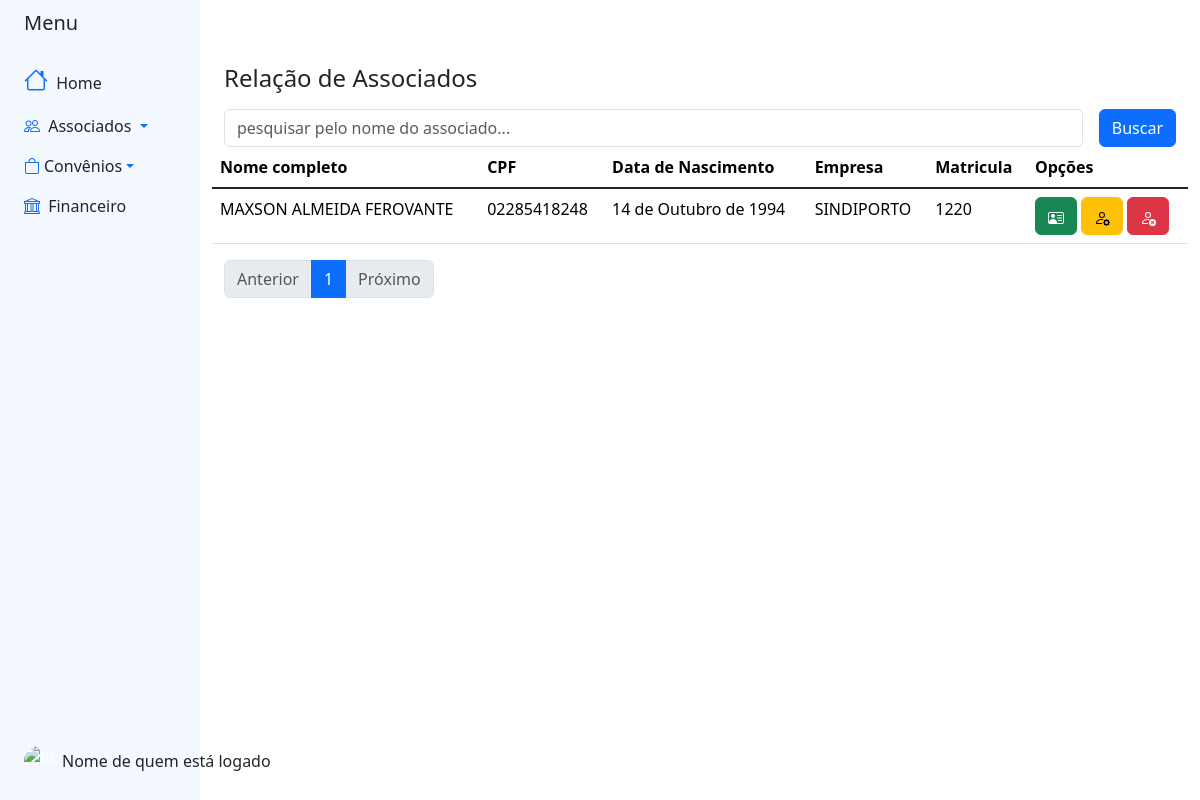
Page /associados/ (signed in) on the earlier database version.
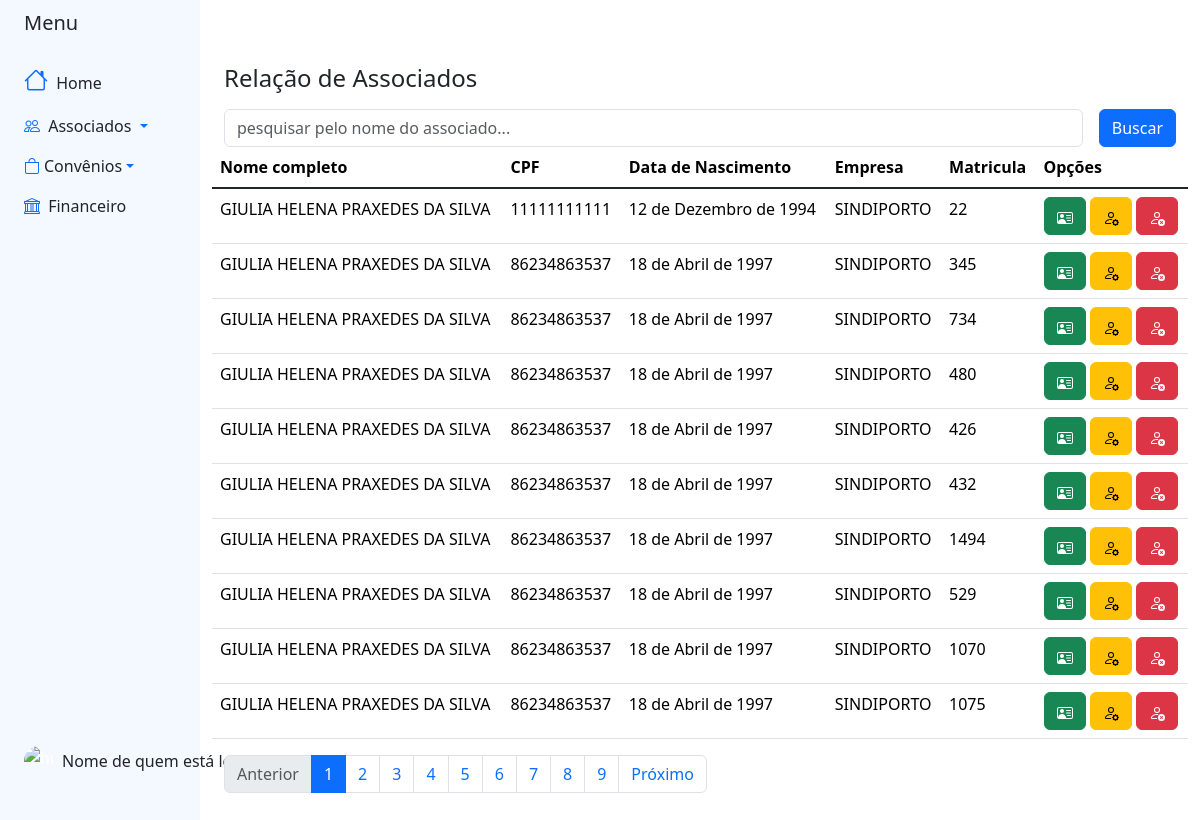
Same page on the later database version.
### blackpearl/associados/models.py (models this page shows, shortened)
class Base(models.Model):
    criado = models.DateField('Data de Criação', auto_now_add=True)
    modificado = models.DateField('Data de Atualização', auto_now_add=True)
    ativo = models.BooleanField('Ativo?', default=True)
    class Meta:
        abstract = True

class Associado(Base):
    nomecompleto = models.CharField('Nome Completo', max_length=300)
    dataNascimento = models.DateField('Data de Nascimento')
    sexo = models.CharField('Sexo', max_length=1, choices=SEXO_CHOICES)
    cpf = models.CharField('CPF', max_length=11)
    identidade = models.CharField('Identidade', max_length=20, default='')
    orgemissor = models.CharField('Órgão Emissor', max_length= 6, choices=ORGEMISSOR_CHOICES, default='')
    estadocivil = models.CharField('Estado Civil', max_length= 2, choices=ESTADOCIVIL_CHOICES, default='')
    dataAssociacao = models.DateField('Data de Associação')
    associacao = models.CharField('Associação', max_length=50, choices=ASSOCIACAO_CHOICES, default= '')
    matricula = models.IntegerField('Matricula', null=True)
    empresa  = models.ForeignKey(Empresa, on_delete=models.CASCADE, related_name='empresa')
    email = models.EmailField('e-mail')
    dddNumeroContato = models.CharField('DDD', max_length=2)
    numeroContato = models.CharField('Celular', max_length=9)
    slug = models.SlugField('Slug', max_length=100, blank=True, editable=False)
    cep = models.CharField('CEP', max_length=9)
    logradouro = models.CharField('Logradouro', max_length=200)
    num = models.IntegerField('Número')
    bairro = models.CharField('Bairro', max_length=100)
    cidade = models.CharField('Cidade', max_length=100)
    estado = models.CharField('Estado (UF)', max_length=2, choices=ESTADOS_CHOICES, default='')

class Empresa(Base):
    nome = models.CharField('Nome da empresa', max_length= 100)
    estado = models.CharField('Estado de atuação', max_length=20, choices= ESTADOS_CHOICES)
    def __str__(self):
        return self.nome

### blackpearl/associados/views.py (the view)
# urls.py: path('', views.home, name='home_assoc'),
@login_required(login_url='login')
def home(request):
    nome_pesquisa = request.GET.get('obj')
    if nome_pesquisa:
        associados = Associado.objects.filter(nomecompleto__icontains=nome_pesquisa).order_by('nomecompleto')
    else:
        associados = Associado.objects.all().order_by('nomecompleto')
    paramentro_page = request.GET.get('page', '1')
    paramentro_limit = request.GET.get('limit', '10')
    if not (paramentro_limit.isdigit() and int(paramentro_limit) > 0):
        paramentro_limit = '10'
    associados_paginator = Paginator(associados, paramentro_limit)
    try:
        page = associados_paginator.page(paramentro_page)
    except (EmptyPage, PageNotAnInteger):
        page = associados_paginator.page(1)
    context = {
        'list_objs': page
    }
    return render(request, 'associados/home.html', context)

### blackpearl/associados/templates/associados/home.html (shortened to what this page needs)
{% extends "base_sidebar.html" %}
{% block bootstrap5_content %}
{% load bootstrap5 %}
{% load static %}
      <link href="https://cdn.datatables.net/v/bs5/jq-3.6.0/jszip-2.5.0/dt-1.13.4/b-2.3.6/b-html5-2.3.6/b-print-2.3.6/datatables.min.css" rel="stylesheet"/>
        <div class="container ">
            <div class="row d-flex justify-content-center align-items-center h-50 mt-5">
                <h4 class="">Relação de Associados</h4>
                {% include 'search.html' with href='home_assoc' %}
                <table class="table table-hover">
                          <thead>
                            <tr>
                              <th scope="col">Nome completo</th>
                              <th scope="col">CPF</th>
                              <th scope="col">Data de Nascimento</th>
                              <th scope="col">Empresa</th>
                              <th scope="col">Matricula</th>
                              <th scope="col">Opções</th>
                            </tr>
                          </thead>
                              <tbody class="table-group-divider">
                                {% for assoc in list_objs %}
                                <tr>
                                <td>{{ assoc.nomecompleto }}</td>
                                <td>{{ assoc.cpf }}</td>
                                <td>{{ assoc.dataNascimento }}</td>
                                <td>{{ assoc.empresa }}</td>
                                <td>{{ assoc.matricula }}</td>
                                <td>
                                    <button class="btn btn-success" role="button" href = "{% url 'visualizar' assoc.id%}" data-bs-toggle="modal" data-bs-target="#detalhesModal{{assoc.id}}">
                                    </button>
                                    <a class="btn btn-warning" role="button" href ="{% url 'editar' assoc.id%}" >
                                    </a>
                                    <button type="button" class="btn btn-danger" data-bs-toggle="modal" data-bs-target="#delete{{assoc.id}}">
                                    </button>
                                </td>
                                </tr>
                                {% endfor %}
                        </tbody>
                        </table>
                 {% include 'pagination.html' with href='home_conv' %}
            </div>
        </div>
{% endblock bootstrap5_content %}

Differences in the rows shown:
no longer on this page (row edited): Associado: nomecompleto "MAXSON ALMEIDA FEROVANTE", cpf "02285418248", dataNascimento "14 de Outubro de 1994", empresa "SINDIPORTO", matricula "1220"
added Associado: nomecompleto "GIULIA HELENA PRAXEDES DA SILVA", cpf "11111111111", dataNascimento "12 de Dezembro de 1994", empresa "SINDIPORTO", matricula "22"
added Associado: nomecompleto "GIULIA HELENA PRAXEDES DA SILVA", cpf "86234863537", dataNascimento "18 de Abril de 1997", empresa "SINDIPORTO", matricula "345"
added Associado: nomecompleto "GIULIA HELENA PRAXEDES DA SILVA", cpf "86234863537", dataNascimento "18 de Abril de 1997", empresa "SINDIPORTO", matricula "734"
added Associado: nomecompleto "GIULIA HELENA PRAXEDES DA SILVA", cpf "86234863537", dataNascimento "18 de Abril de 1997", empresa "SINDIPORTO", matricula "480"
added Associado: nomecompleto "GIULIA HELENA PRAXEDES DA SILVA", cpf "86234863537", dataNascimento "18 de Abril de 1997", empresa "SINDIPORTO", matricula "426"
added Associado: nomecompleto "GIULIA HELENA PRAXEDES DA SILVA", cpf "86234863537", dataNascimento "18 de Abril de 1997", empresa "SINDIPORTO", matricula "432"
added Associado: nomecompleto "GIULIA HELENA PRAXEDES DA SILVA", cpf "86234863537", dataNascimento "18 de Abril de 1997", empresa "SINDIPORTO", matricula "1494"
added Associado: nomecompleto "GIULIA HELENA PRAXEDES DA SILVA", cpf "86234863537", dataNascimento "18 de Abril de 1997", empresa "SINDIPORTO", matricula "529"
added Associado: nomecompleto "GIULIA HELENA PRAXEDES DA SILVA", cpf "86234863537", dataNascimento "18 de Abril de 1997", empresa "SINDIPORTO", matricula "1070"
added Associado: nomecompleto "GIULIA HELENA PRAXEDES DA SILVA", cpf "86234863537", dataNascimento "18 de Abril de 1997", empresa "SINDIPORTO", matricula "1075"
Other differences:
new list line: "2"
new list line: "3"
new list line: "4"
new list line: "5"
new list line: "6"
new list line: "7"
new list line: "8"
new list line: "9"
